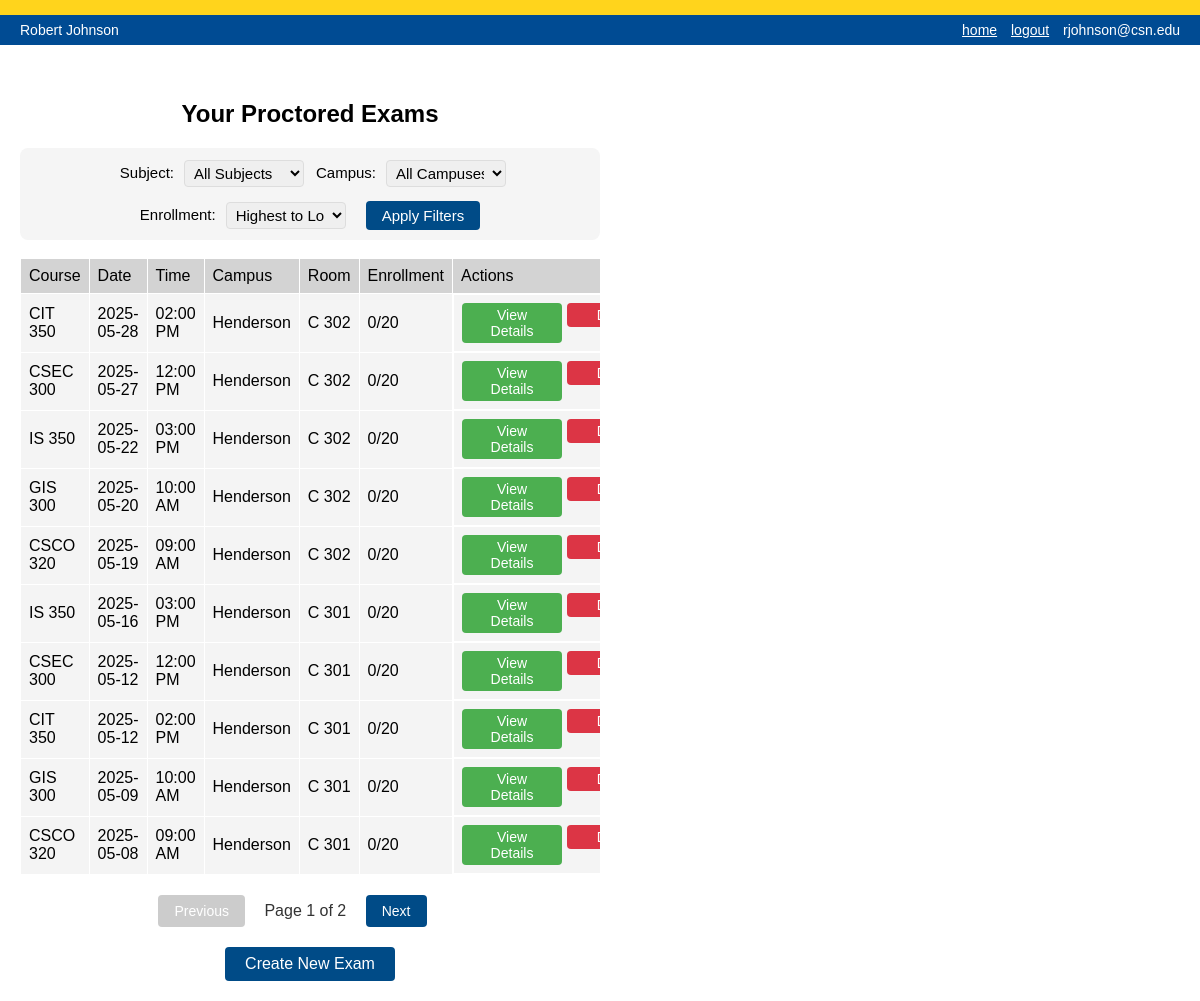
The app's page /exam_reports (signed in) with its own data.
### tables this page shows
CREATE TABLE EXAMS (
    Exam_ID INTEGER PRIMARY KEY AUTOINCREMENT,
    LocationID INTEGER NOT NULL,
    Exam_Name TEXT NOT NULL,
    ExamDate DATE NOT NULL,
    ExamTime TIME NOT NULL,
    ProctorID INTEGER NOT NULL,
    ExamCapacity INTEGER DEFAULT 20 CHECK (ExamCapacity <= 20),
    CurrentEnrollment INTEGER DEFAULT 0 CHECK (CurrentEnrollment <= ExamCapacity),
    Class TEXT NOT NULL,
    FOREIGN KEY (LocationID) REFERENCES LOCATION(LocationID),
    FOREIGN KEY (ProctorID) REFERENCES FACULTY(FacultyID)
);

### app.py (the view)
@app.route('/exam_reports', methods=['GET', 'POST'])
def exam_reports():
    if 'user_id' not in session or session.get('role') != 'Faculty':
        return redirect(url_for('login'))
    faculty = database.get_faculty_details(session['user_id'])
    if not faculty:
        return redirect(url_for('login'))
    selected_exam = None
    registered_students = []
    filter_subject = ''
    filter_campus = ''
    enrollment_sort = 'desc'  # Default: Highest to Lowest
    if request.method == 'POST':
        filter_subject = request.form.get('filter_subject', '')
        filter_campus = request.form.get('filter_campus', '')
        enrollment_sort = request.form.get('enrollment_sort', 'desc')
    else:
        filter_subject = request.args.get('filter_subject', '')
        filter_campus = request.args.get('filter_campus', '')
        enrollment_sort = request.args.get('enrollment_sort', 'desc')
    all_exams = database.get_faculty_exams(faculty['FacultyID'])
    if filter_subject:
        all_exams = [exam for exam in all_exams if exam['Class'].startswith(filter_subject)]
    if filter_campus:
        all_exams = [exam for exam in all_exams if exam['CampusName'] == filter_campus]
    all_exams = sorted(all_exams, key=lambda x: x['CurrentEnrollment'], reverse=(enrollment_sort == 'desc'))
    try:
        page = int(request.form.get('page', 1))
    except ValueError:
        page = 1
    if request.method == 'POST' and request.form.get('exam_id'):
        exam_id = int(request.form.get('exam_id'))
        exam, students = database.get_exam_details(exam_id)
        if exam and exam['ProctorID'] == faculty['FacultyID']:
            selected_exam = exam
            registered_students = students
    EXAMS_PER_PAGE = 10
    total_exams = len(all_exams)
    total_pages = (total_exams + EXAMS_PER_PAGE - 1) // EXAMS_PER_PAGE  # Ceiling division
    page = max(1, min(page, total_pages))
    start_idx = (page - 1) * EXAMS_PER_PAGE
    end_idx = start_idx + EXAMS_PER_PAGE
    current_page_exams = all_exams[start_idx:end_idx]
    return render_template('exam_reports.html',
                         exams=current_page_exams,
                         selected_exam=selected_exam,
                         registered_students=registered_students,
                         current_page=page,
                         total_pages=total_pages,
                         filter_subject=filter_subject,
                         filter_campus=filter_campus,
                         enrollment_sort=enrollment_sort)

### database.py (called while the page is built)
def get_db_connection():
    conn = sqlite3.connect(DATABASE)
    conn.row_factory = sqlite3.Row
    return conn

def get_faculty_details(auth_id):
    conn = get_db_connection()
    try:
        faculty = conn.execute("""
            SELECT
                f.*,
                a.CSN_Email as Email,
                a.Role
            FROM FACULTY f
            JOIN AUTHENTICATION a ON f.Auth_ID = a.Auth_ID
            WHERE f.Auth_ID = ?
        """, (auth_id,)).fetchone()
        return faculty
    except Exception as e:
        print(f"Error getting faculty details: {str(e)}")  # Debug log
        return None
    finally:
        conn.close()

def get_faculty_exams(faculty_id):
    conn = get_db_connection()
    try:
        exams = conn.execute("""
            SELECT
                e.*,
                l.CampusName,
                l.Building,
                l.RoomNumber,
                COUNT(DISTINCT er.StudentID) as RegisteredCount
            FROM EXAMS e
            JOIN LOCATION l ON e.LocationID = l.LocationID
            LEFT JOIN EXAM_REGISTRATIONS er ON e.Exam_ID = er.Exam_ID
            WHERE e.ProctorID = ?
            GROUP BY e.Exam_ID, e.LocationID, e.Exam_Name, e.ExamDate, e.ExamTime,
                     e.ProctorID, e.ExamCapacity, e.CurrentEnrollment, e.Class,
                     l.CampusName, l.Building, l.RoomNumber
            ORDER BY e.ExamDate DESC, e.ExamTime DESC
        """, (faculty_id,)).fetchall()
        return exams
    finally:
        conn.close()

### Templates/exam_reports.html (shortened to what this page needs)
<!DOCTYPE html>
<html lang="en">
	<head>
    	<link rel="stylesheet" href="{{ url_for('static', filename='CSS/sheet-styles.css') }}">
	</head>
	<body>
    	<div class="header-bar">
			<div class="user-name">{{ session.name }}</div>
		    <div class="user-email">
		        <a href="{{ url_for('faculty_home') }}">home</a> <a href="{{ url_for('login') }}">logout</a>
		        {{ session.email }}
		    </div>
   	 	</div>
    	<div class="page-layout">
            <div class="exams-list">
                <h1>Your Proctored Exams</h1>
                <form method="POST" action="{{ url_for('exam_reports') }}" class="filter-form">
                    <div class="form-group">
                        <label for="filter_subject">Subject:</label>
                        <select name="filter_subject" id="filter_subject">
                            <option value="">All Subjects</option>
                        </select>
                    </div>
                    <div class="form-group">
                        <label for="filter_campus">Campus:</label>
                        <select name="filter_campus" id="filter_campus">
                            <option value="">All Campuses</option>
                        </select>
                    </div>
                    <div class="form-group">
                        <label for="enrollment_sort">Enrollment:</label>
                        <select name="enrollment_sort" id="enrollment_sort">
                            <option value="desc" {% if enrollment_sort == 'desc' %}selected{% endif %}>Highest to Lowest</option>
                        </select>
                    </div>
                    <div class="form-group">
                        <button type="submit">Apply Filters</button>
                    </div>
                </form>
                {% if exams %}
                <table>
                    <tr>
                        <th>Course</th>
                        <th>Date</th>
                        <th>Time</th>
                        <th>Campus</th>
                        <th>Room</th>
                        <th>Enrollment</th>
                        <th>Actions</th>
                    </tr>
                    {% for exam in exams %}
                    <tr class="exam-row {% if selected_exam and selected_exam.Exam_ID == exam.Exam_ID %}selected{% endif %}">
                        <td>{{ exam.Class }}</td>
                        <td>{{ exam.ExamDate }}</td>
                        <td>{{ exam.ExamTime }}</td>
                        <td>{{ exam.CampusName }}</td>
                        <td>{{ exam.Building }} {{ exam.RoomNumber }}</td>
                        <td>{{ exam.CurrentEnrollment }}/{{ exam.ExamCapacity }}</td>
                        <td style="display: flex; gap: 5px; justify-content: center;">
                            <form method="POST" class="view-details-form" style="margin: 0;">
                                <button type="submit" class="view-details-button">View Details</button>
                            </form>
                            <form method="POST" action="{{ url_for('delete_exam', exam_id=exam.Exam_ID) }}"
                                  onsubmit="return confirm('Are you sure you want to delete this exam? This will unregister all students and cannot be undone.');"
                                  style="margin: 0;">
                                <button type="submit" class="delete-button">Delete</button>
                            </form>
                        </td>
                    </tr>
                    {% endfor %}
                </table>
                {% if total_pages > 1 %}
                <div class="pagination">
                    <form method="POST" action="{{ url_for('exam_reports') }}">
                        <button type="submit" name="page" value="{{ current_page - 1 }}"
                                class="pagination-button"
                                {% if current_page <= 1 %}disabled{% endif %}>
                            Previous
                        </button>
                        <span class="pagination-info">
                            Page {{ current_page }} of {{ total_pages }}
                        </span>
                        <button type="submit" name="page" value="{{ current_page + 1 }}"
                                class="pagination-button"
                                {% if current_page >= total_pages %}disabled{% endif %}>
                            Next
                        </button>
                    </form>
                </div>
                {% endif %}
                {% else %}
                <p>You have no exams scheduled at this time.</p>
                {% endif %}
                <div class="button-container" style="text-align: center; margin-top: 20px;">
                    <a href="{{ url_for('create_exam') }}" style="text-decoration: none;">
                        <button class="return-to-search-button">Create New Exam</button>
                    </a>
                </div>
            </div>
    	</div>
	</body>
</html>

### static/CSS/sheet-styles.css (style rules this page uses)
* { margin:0; padding:0; box-sizing: border-box; font-family: arial; }
html { position: relative; }
html::before { content: ''; position: fixed; top: 0; left: 0; right: 0; height: 15px; background-color: #ffd41c; z-index: 1001; }
body { padding-top: 60px; }
.header-bar { background-color: #004b93; height: 30px; width: 100%; position: fixed; top: 15px; left: 0; display: flex; align-items: center; justify-content: space-between; padding: 0 20px; box-sizing: border-box; z-index: 1000; }
.user-name { font-family: arial; font-size: 14px; color: white; }
.user-email { font-family: arial; font-size: 14px; color: white; }
.user-email a { color: white; margin-right: 10px; }
label, .date-section, .time-section, .days-label { color: black; margin-left: 7%; line-height: 30px; }
h1 { text-align: center; margin: 20px 0; font-size: 24px; color: black; }
.button-container { display: flex; justify-content: center; gap: 8px; }
table { width: 95%; border-collapse: collapse; margin: 0 auto; }
th { background-color: #d3d3d3; font-weight: normal; text-align: left; padding: 8px; border: 1px solid #fff; }
td { padding: 8px; border: 1px solid #fff; background-color: #f4f4f4; }
.pagination { display: flex; justify-content: center; align-items: center; margin: 20px 0; gap: 10px; padding-right: 35px; }
.pagination-button { background-color: #004b87; color: white; border: none; border-radius: 4px; padding: 8px 16px; cursor: pointer; font-size: 14px; }
.pagination-button:disabled { background-color: #cccccc; cursor: not-allowed; }
.pagination-info { margin: 0 15px; color: #333; min-width: 120px; text-align: center; }
.return-to-search-button { background-color: #004b87; color: white; border: none; border-radius: 4px; padding: 8px 20px; cursor: pointer; font-size: 16px; }
.form-group { display: flex; align-items: center; margin-bottom: 20px; }
.form-group label { width: 120px; text-align: right; margin-right: 15px; }
.form-group select, .form-group input[type="text"] { width: 200px; padding: 5px; border-radius: 4px; border: 1px solid #ddd; }
.page-layout { display: flex; gap: 2em; margin: 20px; min-height: calc(100vh - 100px); }
.exams-list { flex: 0 0 50%; overflow-x: auto; }
.view-details-form { display: inline; }
.view-details-button { background-color: #4CAF50; color: white; border: none; border-radius: 4px; padding: 4px 12px; cursor: pointer; font-size: 14px; min-width: 100px; }
.exam-row { cursor: pointer; }
.button-container { margin-top: 20px; }
.delete-button { background-color: #dc3545; color: white; border: none; border-radius: 4px; padding: 4px 12px; cursor: pointer; font-size: 14px; min-width: 100px; }
.filter-form { background: #f5f5f5; padding: 10px 18px; border-radius: 8px; margin: 0 auto 18px auto; max-width: 900px; display: flex; flex-wrap: wrap; align-items: center; gap: 12px; font-size: 15px; justify-content: center; }
.filter-form .form-group { margin-bottom: 0; display: flex; align-items: center; gap: 6px; }
.filter-form label { width: auto; min-width: 60px; text-align: right; margin-right: 4px; margin-left: 0; font-size: 15px; }
.filter-form select { width: 120px; padding: 3px 5px; border-radius: 4px; border: 1px solid #ddd; font-size: 15px; }
.filter-form button { background-color: #004b87; color: white; border: none; border-radius: 4px; padding: 6px 16px; cursor: pointer; font-size: 15px; margin: 0 0 0 8px; }

### records on screen
EXAMS: Class "CIT 350", ExamDate "2025-05-28", ExamTime "02:00 PM", CampusName "Henderson", Building "C", RoomNumber "302", CurrentEnrollment "0", ExamCapacity "20"
EXAMS: Class "CSEC 300", ExamDate "2025-05-27", ExamTime "12:00 PM", CampusName "Henderson", Building "C", RoomNumber "302", CurrentEnrollment "0", ExamCapacity "20"
EXAMS: Class "IS 350", ExamDate "2025-05-22", ExamTime "03:00 PM", CampusName "Henderson", Building "C", RoomNumber "302", CurrentEnrollment "0", ExamCapacity "20"
EXAMS: Class "GIS 300", ExamDate "2025-05-20", ExamTime "10:00 AM", CampusName "Henderson", Building "C", RoomNumber "302", CurrentEnrollment "0", ExamCapacity "20"
EXAMS: Class "CSCO 320", ExamDate "2025-05-19", ExamTime "09:00 AM", CampusName "Henderson", Building "C", RoomNumber "302", CurrentEnrollment "0", ExamCapacity "20"
EXAMS: Class "IS 350", ExamDate "2025-05-16", ExamTime "03:00 PM", CampusName "Henderson", Building "C", RoomNumber "301", CurrentEnrollment "0", ExamCapacity "20"
EXAMS: Class "CSEC 300", ExamDate "2025-05-12", ExamTime "12:00 PM", CampusName "Henderson", Building "C", RoomNumber "301", CurrentEnrollment "0", ExamCapacity "20"
EXAMS: Class "CIT 350", ExamDate "2025-05-12", ExamTime "02:00 PM", CampusName "Henderson", Building "C", RoomNumber "301", CurrentEnrollment "0", ExamCapacity "20"
EXAMS: Class "GIS 300", ExamDate "2025-05-09", ExamTime "10:00 AM", CampusName "Henderson", Building "C", RoomNumber "301", CurrentEnrollment "0", ExamCapacity "20"
EXAMS: Class "CSCO 320", ExamDate "2025-05-08", ExamTime "09:00 AM", CampusName "Henderson", Building "C", RoomNumber "301", CurrentEnrollment "0", ExamCapacity "20"

### other values on screen
{{ session.name }} "Robert Johnson"
{{ session.email }} "rjohnson@csn.edu"
{{ current_page }} "1"
{{ total_pages }} "2"
